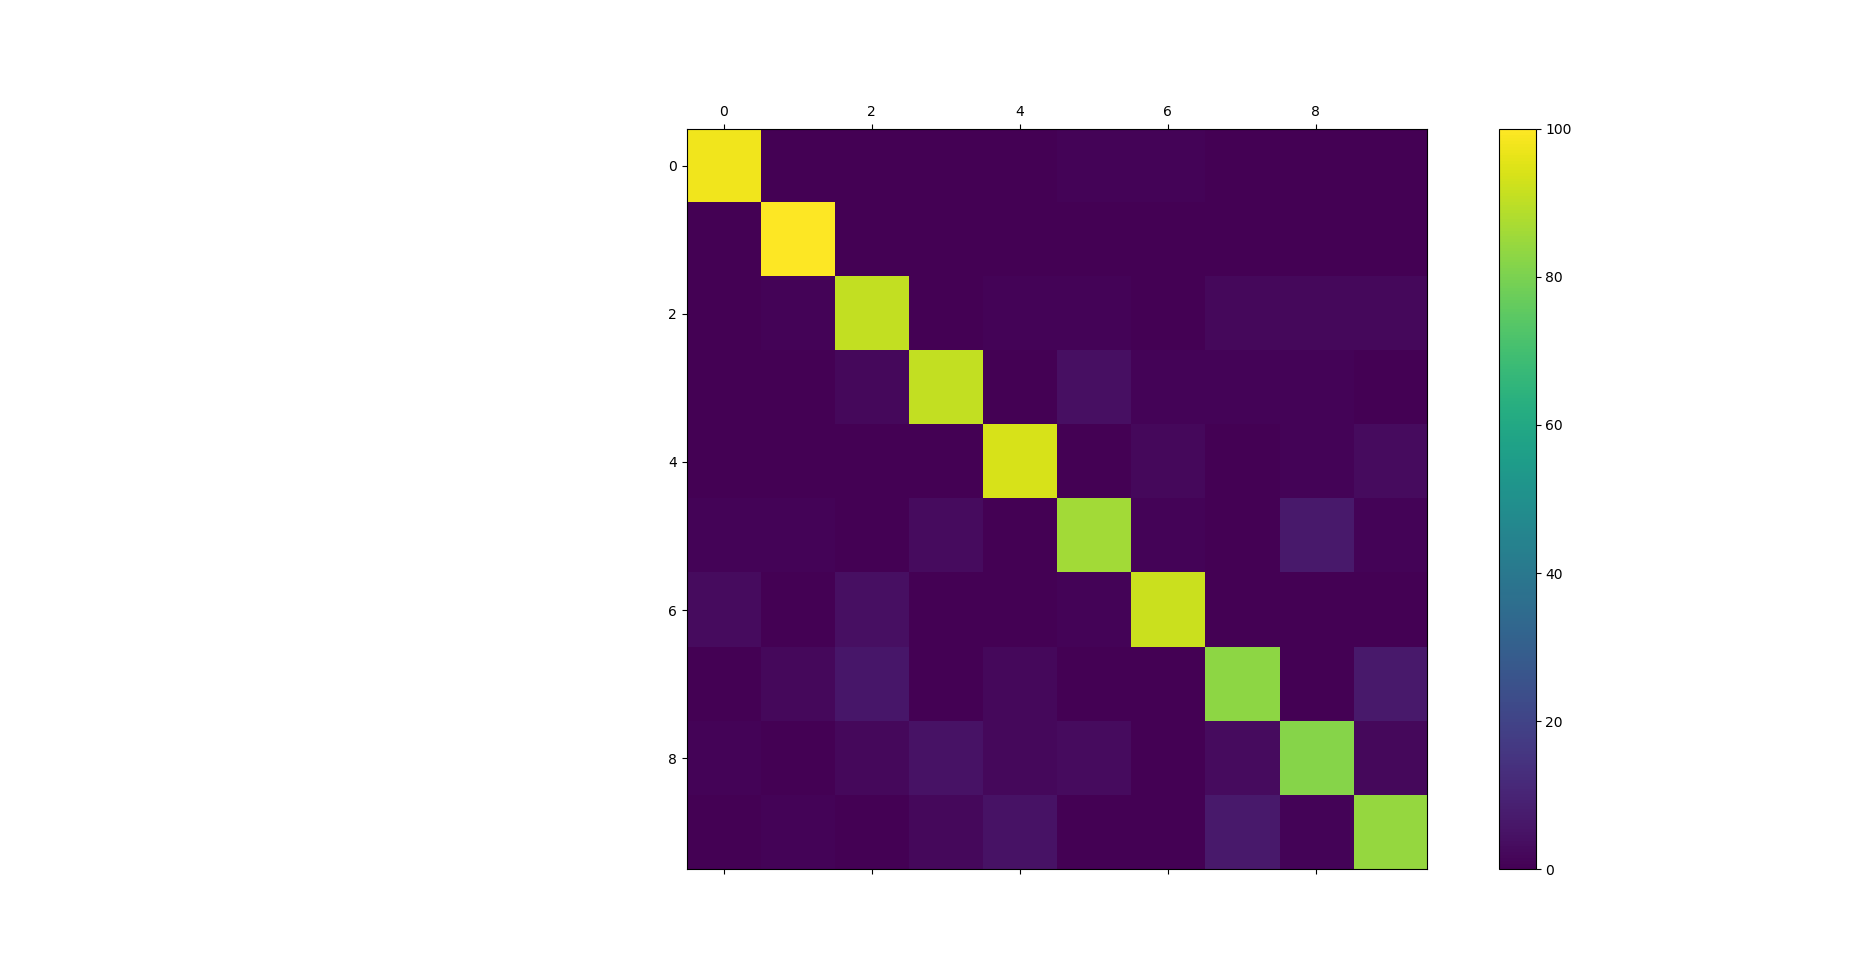

Write the Python code that produced this figure.
import numpy as np
import matplotlib.pyplot as plt
from sklearn.linear_model import Perceptron
from sklearn.linear_model import LogisticRegression
from sklearn.metrics import confusion_matrix
def read_data(filename):
    with open(filename, 'r') as f:
        lines = f.readlines()
    
    num_points = len(lines)
    dim_points = 28 * 28
    data = np.empty((num_points, dim_points))
    labels = np.empty(num_points)
    
    for ind, line in enumerate(lines):
        num = line.split(',')
        labels[ind] = int(num[0])
        data[ind] = [ int(x) for x in num[1:] ]
        
    return (data, labels)

train_data, train_labels = read_data("sample_train.csv")
test_data, test_labels = read_data("sample_test.csv")

classwise = []
class_labels = []
for i in range(10):
    temp =[]
    for j in range(len(train_labels)):
        cur = train_labels[j]
        if(cur==i):
            temp.append(train_data[j])
    classwise.append(temp)
    class_labels.append([i]*len(temp))
classwise = np.array(classwise)
class_labels = np.array(class_labels)

paircls = []
for i in range(10):
    temp = []
    for j in range(10):
        if(i!=j):
            X = np.vstack((classwise[i],classwise[j]))
            Y = np.hstack((class_labels[i],class_labels[j]))
            temp.append(LogisticRegression(solver='liblinear').fit(X,Y))
        else:
            temp.append(-1)
    paircls.append(temp)
ct = 0
preds =[]
for i in range(len(test_data)):
    cur = test_data[i]
    carr = [0]*10
    for j in range(10):
        for k in range(j+1,10):
            carr[int(paircls[j][k].predict(cur.reshape(1,-1)))]+=1
    pred_l = carr.index(max(carr))
    preds.append(pred_l)
    if(pred_l==test_labels[i]):
        ct+=1
cm = confusion_matrix(test_labels,preds)
print(cm)
print("Accuracy is = ",ct/10)
cmp=plt.matshow(cm)
plt.colorbar(cmp)
plt.show()
